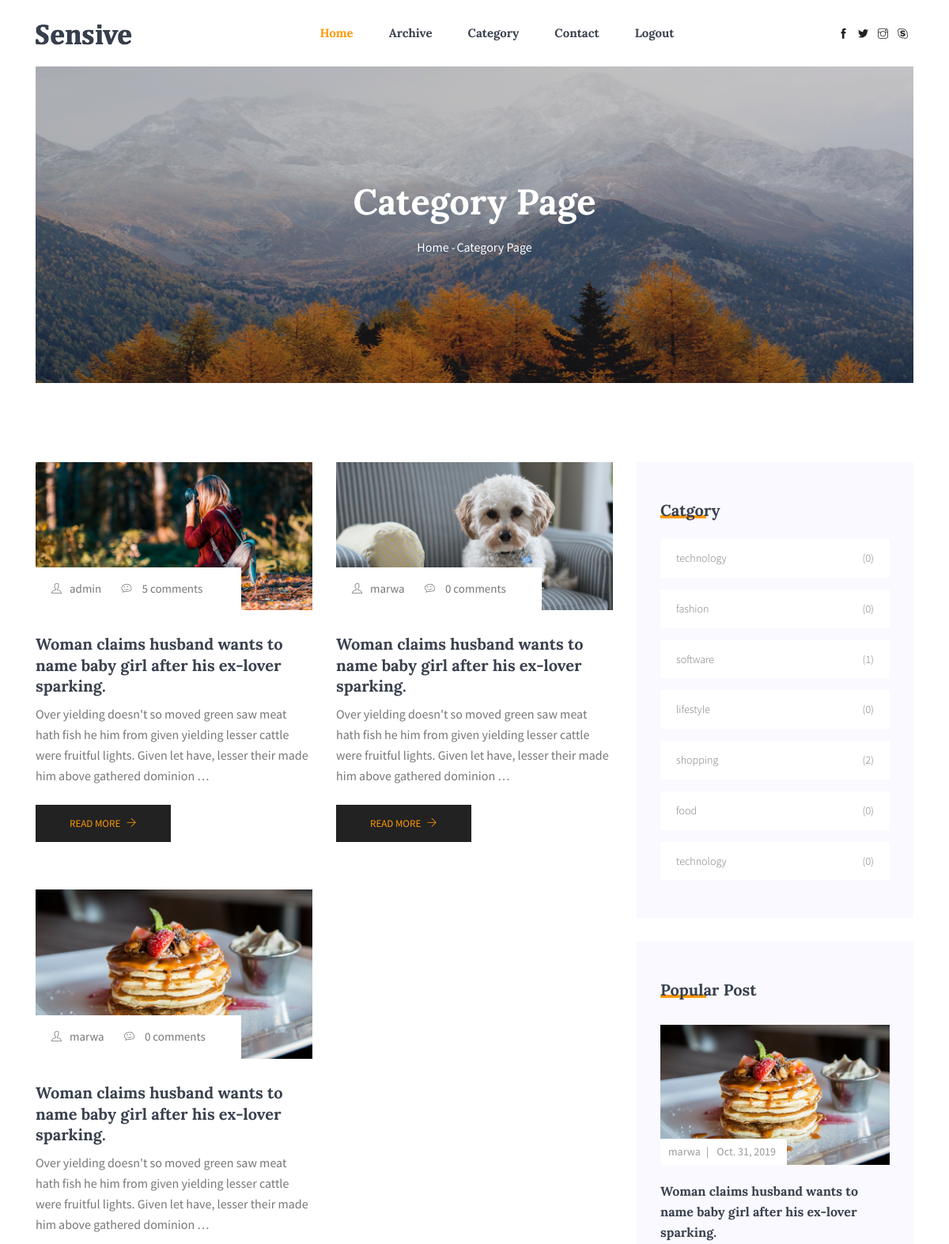
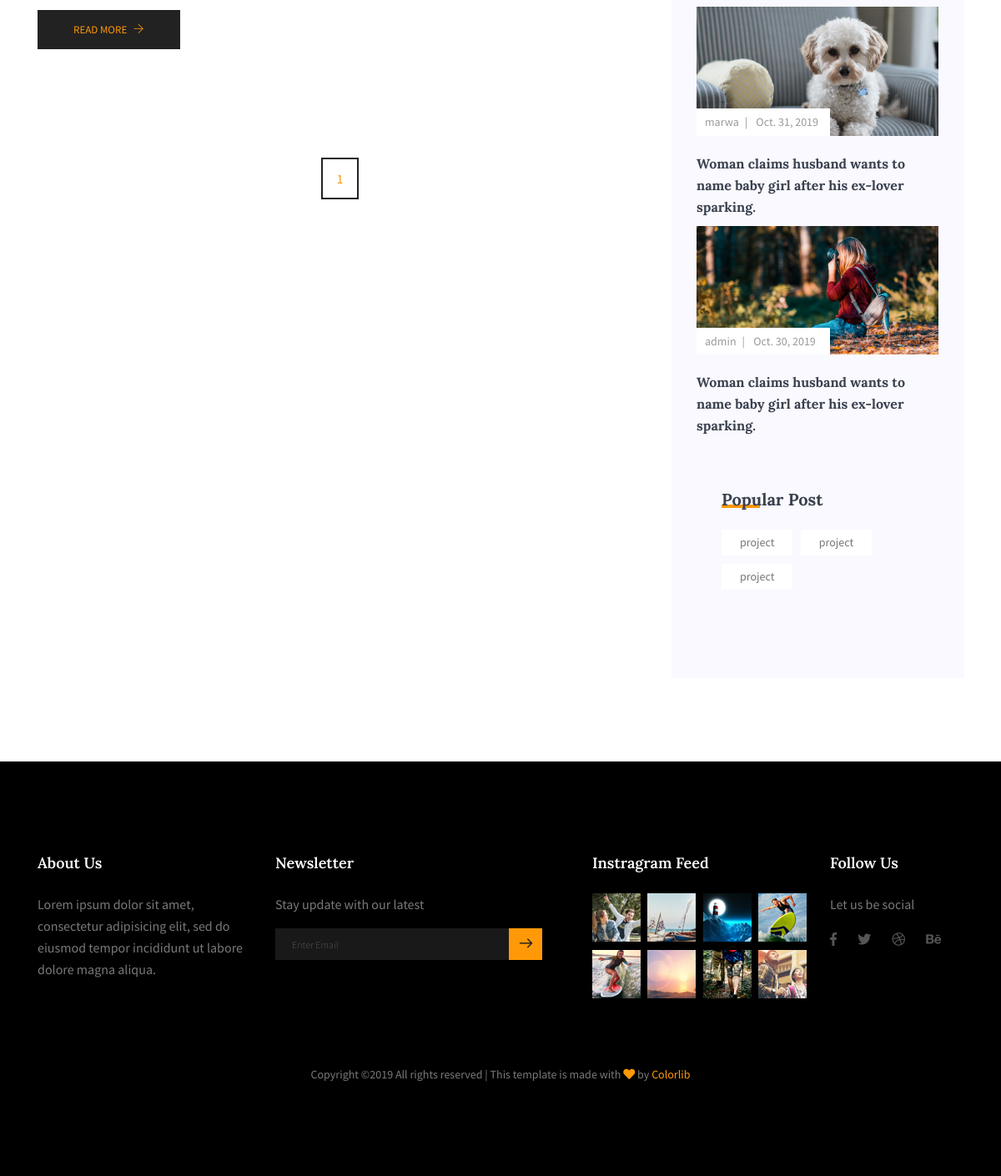
Screenshot of /posts/category/ (signed in) with the database file from the repository (2 pictures, top to bottom).
### posts/models.py (models this page shows, shortened)
class Post (models.Model):
    user= models.ForeignKey(settings.AUTH_USER_MODEL, on_delete=models.PROTECT,default=1)
    category= models.ForeignKey(Category, on_delete=models.PROTECT,default=1)
    title = models.CharField(max_length=255)
    height_field=models.IntegerField(default=0)
    width_field=models.IntegerField(default=0)
    image = models.ImageField(upload_to=upload_location,
        null = True , blank=True,
        width_field="width_field",height_field="height_field")
    content= models.TextField(default='this is content')
    qoute= models.TextField(default='this is content' ,null= True)
    publish = models.DateField(default=timezone.now)
    updated=models.DateTimeField(auto_now=True ,auto_now_add=False)
    timestamp=models.DateTimeField(auto_now=False ,auto_now_add=True)
    uniquewords = models.CharField(max_length=255,default="project")
    is_favorite = models.BooleanField(default=False)
    is_archived = models.BooleanField(default=False)
    class Meta:
        ordering = ['timestamp']
    def upload_location(instance ,filename):
        return "%s/%s" %(instance.id,filename)
    @property
    def comments(self):
        instance=self
        qs=Comment.objects.filter_by_instace(instance)
        return qs

### category/models.py (models this page shows, shortened)
class Category(models.Model):
    name=models.CharField(max_length=255)

### posts/views.py (the view)
# urls.py: path('category/',index,name="index"),
def index(request):
    if not request.user.is_authenticated  :
        print ("not=========")
        return HttpResponseRedirect("/login")
    obj=Post.objects.all()
    paginator = Paginator(obj, 4) # Show 25 contacts per page
    page = int(request.GET.get('page', '1'))
    contacts = paginator.page(page)
    category_post = Category.objects.all().annotate(posts_count=Count('post'))
    p=Post.objects.all().order_by('-timestamp')[:5]
    context={
            "obj":contacts ,
            "post_count":category_post,
            "posts":p,
    }
    return render(request,"category.html",context)

### comments/models.py (called while the page is built)
    def filter_by_instace(self,instance):
        content_type=ContentType.objects.get_for_model(instance.__class__)
        obj_id=instance.id
        qs=super(CommentManager,self).filter(content_type=content_type , object_id=obj_id).filter(parent= None)
        return qs

### category/templates/category.html (shortened to what this page needs)
{% extends 'base.html' %}
{% block content %}
  <section class="mb-30px">
    <div class="container">
      <div class="hero-banner hero-banner--sm">
        <div class="hero-banner__content">
          <h1>Category Page</h1>
          <nav aria-label="breadcrumb" class="banner-breadcrumb">
            <ol class="breadcrumb">
              <li class="breadcrumb-item"><a href="#">Home</a></li>
              <li class="breadcrumb-item active" aria-current="page">Category Page</li>
            </ol>
          </nav>
        </div>
      </div>
    </div>
  </section>
  <section class="blog-post-area section-margin">
    <div class="container">
      <div class="row">
        <div class="col-lg-8">
          <div class="row">
              {% for obj in obj %}
            <div class="col-md-6">
              <div class="single-recent-blog-post card-view">
                <div class="thumb">
                  <img class="card-img rounded-0" src="{{ obj.image.url }}" alt="">
                  <ul class="thumb-info">
                    <li><a href="#"><i class="ti-user"></i>{{ obj.user }}</a></li>
                    <li><a href="#"><i class="ti-themify-favicon"></i>
                      {% if obj.comments.count > 0 %}
                      {{ obj.comments.count }} comments
                      {% else %}
                      0 comments
                       {% endif %}</a></li>
                  </ul>
                </div>
                <div class="details mt-20">
                  <a href="blog-single.html">
                    <h3>{{ obj.title }}</h3>
                  </a>
                  <p>{{ obj.content|truncatewords:30 }}</p>
                  <a class="button" href="/posts/blog-detail/{{ obj.id }}">Read More <i class="ti-arrow-right"></i></a>
                </div>
              </div>
            </div>
          {% endfor %}
            <div class="col-md-6">
            </div>
            <div class="col-md-6">
            </div>
            <div class="col-md-6">
            </div>
          </div>
          <div class="row">
            <div class="col-lg-12">
                <nav class="blog-pagination justify-content-center d-flex">
                    <ul class="pagination">
                        <li class="page-item active"><a href="{{ obj.number }}" class="page-link">1</a></li>
                    </ul>
                </nav>
            </div>
          </div>
        </div>
        <div class="col-lg-4 sidebar-widgets">
            <div class="widget-wrap">
              <div class="single-sidebar-widget post-category-widget">
                <h4 class="single-sidebar-widget__title">Catgory</h4>
                <ul class="cat-list mt-20">
                    {% for post_count in post_count %}
                  <li>
                    <a href="#" class="d-flex justify-content-between">
                        <p>{{ post_count.name }}</p>
                        <p>({{ post_count.posts_count  }})</p>
                    </a>
                  </li>
                {% endfor %}
                </ul>
              </div>
              <div class="single-sidebar-widget popular-post-widget">
                <h4 class="single-sidebar-widget__title">Popular Post</h4>
                <div class="popular-post-list">
                    {% for i in posts %}
                    <div class="single-post-list">
                      <div class="thumb">
                        <img class="card-img rounded-0" src="{{ i.image.url }}" alt="">
                        <ul class="thumb-info">
                          <li><a href="#">{{ i.user }}</a></li>
                          <li><a href="#">{{ i.timestamp.date }}</a></li>
                        </ul>
                      </div>
                      <div class="details mt-20">
                        <a href="blog-single.html">
                          <h6>{{ i.title }}</h6>
                        </a>
                      </div>
                      {% endfor %}
                    </div>
                  </div>
                </div>
              </div>
                <div class="single-sidebar-widget tag_cloud_widget">
                  <h4 class="single-sidebar-widget__title">Popular Post</h4>
                  <ul class="list">
                      {% for obj in obj %}
                      <li>
                          <a href="#"> {{ obj.uniquewords }}</a>
                      </li>
                    {% endfor %}
                  </ul>
                </div>
              </div>
            </div>
          </div>
      </div>
  </section>
  {% endblock %}

### category/templates/base.html (shortened to what this page needs)
{% load staticfiles %}
{% load static %}
<!DOCTYPE html>
<html lang="en">
<head>
  <link href='https://api.mapbox.com/mapbox-gl-js/v0.44.2/mapbox-gl.css' rel='stylesheet' />
  <link rel="stylesheet" href='{% static "vendors/bootstrap/bootstrap.min.css" %}'>
  <link rel="stylesheet" href='{% static "vendors/fontawesome/css/all.min.css"  %}'>
  <link rel="stylesheet" href='{% static "vendors/themify-icons/themify-icons.css" %}'>
  <link rel="stylesheet" href='{% static "vendors/linericon/style.css" %}'>
  <link rel="stylesheet" href='{% static "vendors/owl-carousel/owl.theme.default.min.css" %}'>
  <link rel="stylesheet" href='{% static "vendors/owl-carousel/owl.carousel.min.css" %}'>
  <link rel="stylesheet" href='{% static "css/style.css" %}'>
</head>
<body>
    {% include 'nav.html' %}
    {% block content %}{% endblock %}
  <footer class="footer-area section-padding">
        <div class="container">
          <div class="row">
            <div class="col-lg-3  col-md-6 col-sm-6">
              <div class="single-footer-widget">
                <h6>About Us</h6>
                <p>
                  Lorem ipsum dolor sit amet, consectetur adipisicing elit, sed do eiusmod tempor incididunt ut labore dolore
                  magna aliqua.
                </p>
              </div>
            </div>
            <div class="col-lg-4  col-md-6 col-sm-6">
              <div class="single-footer-widget">
                <h6>Newsletter</h6>
                <p>Stay update with our latest</p>
                <div class="" id="mc_embed_signup">
                  <form target="_blank" novalidate="true" action="https://spondonit.us12.list-manage.com/subscribe/post?u=1462626880ade1ac87bd9c93a&amp;id=92a4423d01"
                    method="get" class="form-inline">
                    <div class="d-flex flex-row">
                      <input class="form-control" name="EMAIL" placeholder="Enter Email" onfocus="this.placeholder = ''" onblur="this.placeholder = 'Enter Email '"
                        required="" type="email">
                      <button class="click-btn btn btn-default"><span class="lnr lnr-arrow-right"></span></button>
                    </div>
                  </form>
                </div>
              </div>
            </div>
            <div class="col-lg-3  col-md-6 col-sm-6">
              <div class="single-footer-widget mail-chimp">
                <h6 class="mb-20">Instragram Feed</h6>
                <ul class="instafeed d-flex flex-wrap">
                  <li><img src="img/instagram/i1.jpg" alt=""></li>
                  <li><img src="img/instagram/i2.jpg" alt=""></li>
                  <li><img src="img/instagram/i3.jpg" alt=""></li>
                  <li><img src="img/instagram/i4.jpg" alt=""></li>
                  <li><img src="img/instagram/i5.jpg" alt=""></li>
                  <li><img src="img/instagram/i6.jpg" alt=""></li>
                  <li><img src="img/instagram/i7.jpg" alt=""></li>
                  <li><img src="img/instagram/i8.jpg" alt=""></li>
                </ul>
              </div>
            </div>
            <div class="col-lg-2 col-md-6 col-sm-6">
              <div class="single-footer-widget">
                <h6>Follow Us</h6>
                <p>Let us be social</p>
                <div class="footer-social d-flex align-items-center">
                  <a href="#">
                    <i class="fab fa-facebook-f"></i>
                  </a>
                  <a href="#">
                    <i class="fab fa-twitter"></i>
                  </a>
                  <a href="#">
                    <i class="fab fa-dribbble"></i>
                  </a>
                  <a href="#">
                    <i class="fab fa-behance"></i>
                  </a>
                </div>
              </div>
            </div>
          </div>
          <div class="footer-bottom d-flex justify-content-center align-items-center flex-wrap">
            <p class="footer-text m-0">
    Copyright &copy;<script>document.write(new Date().getFullYear());</script> All rights reserved | This template is made with <i class="fa fa-heart" aria-hidden="true"></i> by <a href="https://colorlib.com" target="_blank">Colorlib</a>
    </p>
          </div>
        </div>
      </footer>
    </body>
    </html>

### category/templates/nav.html (shortened to what this page needs)
{% load static %}
  <header class="header_area">
        <div class="main_menu">
          <nav class="navbar navbar-expand-lg navbar-light">
            <div class="container box_1620">
              <a class="navbar-brand logo_h" href="index.html"><img src='{% static "img/logo.png" %}' /></a>
              <div class="collapse navbar-collapse offset" id="navbarSupportedContent">
                <ul class="nav navbar-nav menu_nav justify-content-center">
                  <li class="nav-item active"><a class="nav-link" href="../home">Home</a></li>
                  <li class="nav-item"><a class="nav-link" href="../archived">Archive</a></li>
                  <li class="nav-item"><a class="nav-link" href="../category">Category</a>
                  <li class="nav-item"><a class="nav-link" href="../contacts">Contact</a></li>
                  {% if not request.user.is_authenticated %}
                  <li class="nav-item"><a class="nav-link" href="/login">login</a></li>
                  <li class="nav-item"><a class="nav-link" href="/register">register</a></li>
                  {% else %}
                  <li class="nav-item"><a class="nav-link" href="/logout">logout</a></li>
                  {% endif %}
                </ul>
                <ul class="nav navbar-nav navbar-right navbar-social">
                  <li><a href="#"><i class="ti-facebook"></i></a></li>
                  <li><a href="#"><i class="ti-twitter-alt"></i></a></li>
                  <li><a href="#"><i class="ti-instagram"></i></a></li>
                  <li><a href="#"><i class="ti-skype"></i></a></li>
                </ul>
              </div>
            </div>
          </nav>
        </div>
      </header>

### rows the page displays
Post: image (picture), user "admin", comments.count "5", title "Woman claims husband wants to name baby girl after his ex-lover sparking.", content "Over yielding doesn't so moved green saw meat hath fish he him from given yielding lesser cattle were fruitful lights. Given let have, lesser their made him above gathered dominion …", timestamp "Oct. 30, 2019", uniquewords "project"
Post: image (picture), user "marwa", shows "0 comments", title "Woman claims husband wants to name baby girl after his ex-lover sparking.", content "Over yielding doesn't so moved green saw meat hath fish he him from given yielding lesser cattle were fruitful lights. Given let have, lesser their made him above gathered dominion …", timestamp "Oct. 31, 2019", uniquewords "project"
Post: image (picture), user "marwa", shows "0 comments", title "Woman claims husband wants to name baby girl after his ex-lover sparking.", content "Over yielding doesn't so moved green saw meat hath fish he him from given yielding lesser cattle were fruitful lights. Given let have, lesser their made him above gathered dominion …", timestamp "Oct. 31, 2019", uniquewords "project"
Category: name "technology", posts_count "0"
Category: name "fashion", posts_count "0"
Category: name "software", posts_count "1"
Category: name "lifestyle", posts_count "0"
Category: name "shopping", posts_count "2"
Category: name "food", posts_count "0"
Category: name "technology", posts_count "0"
